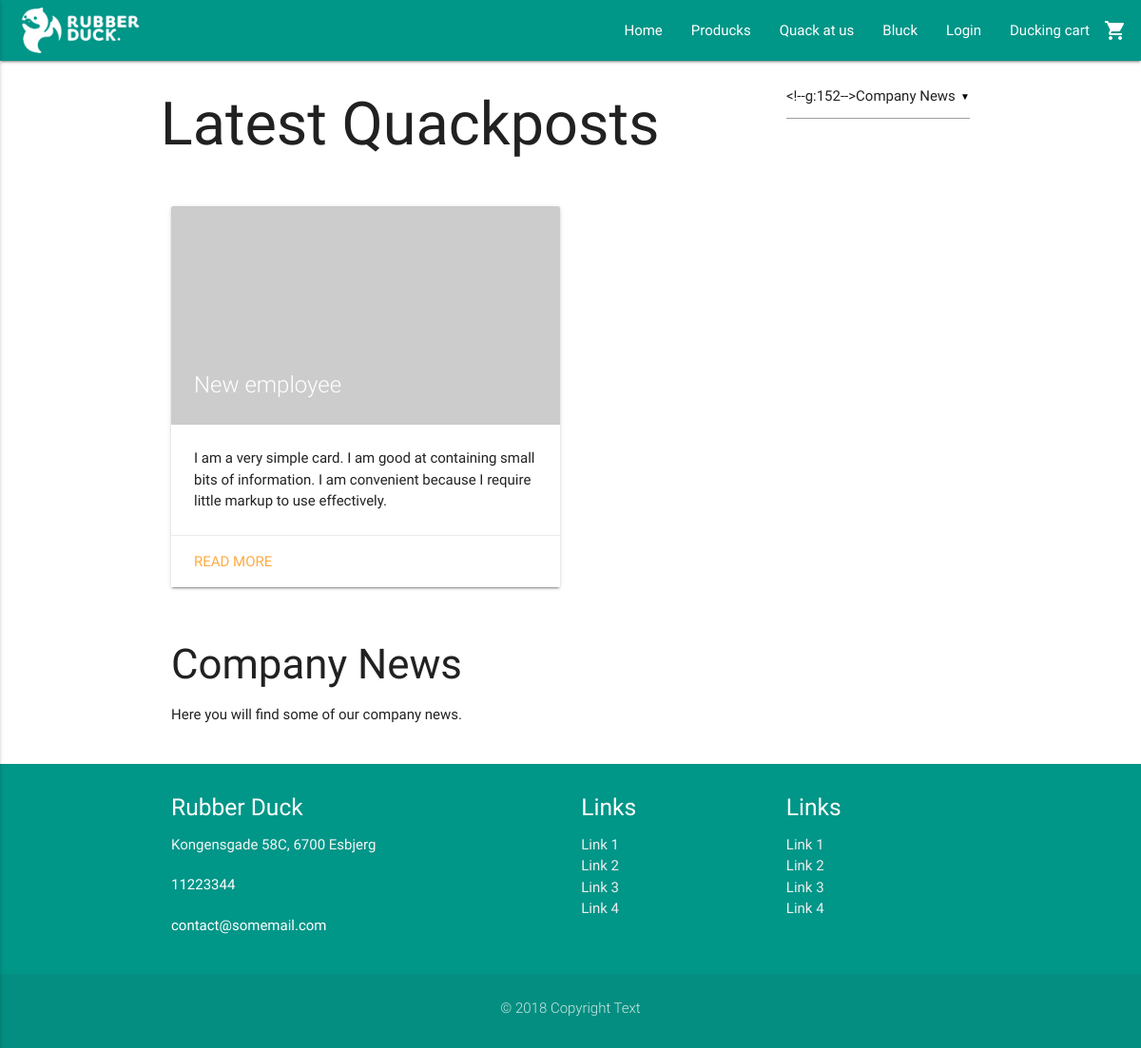
The app's page /blog.php?cat=1, older data.
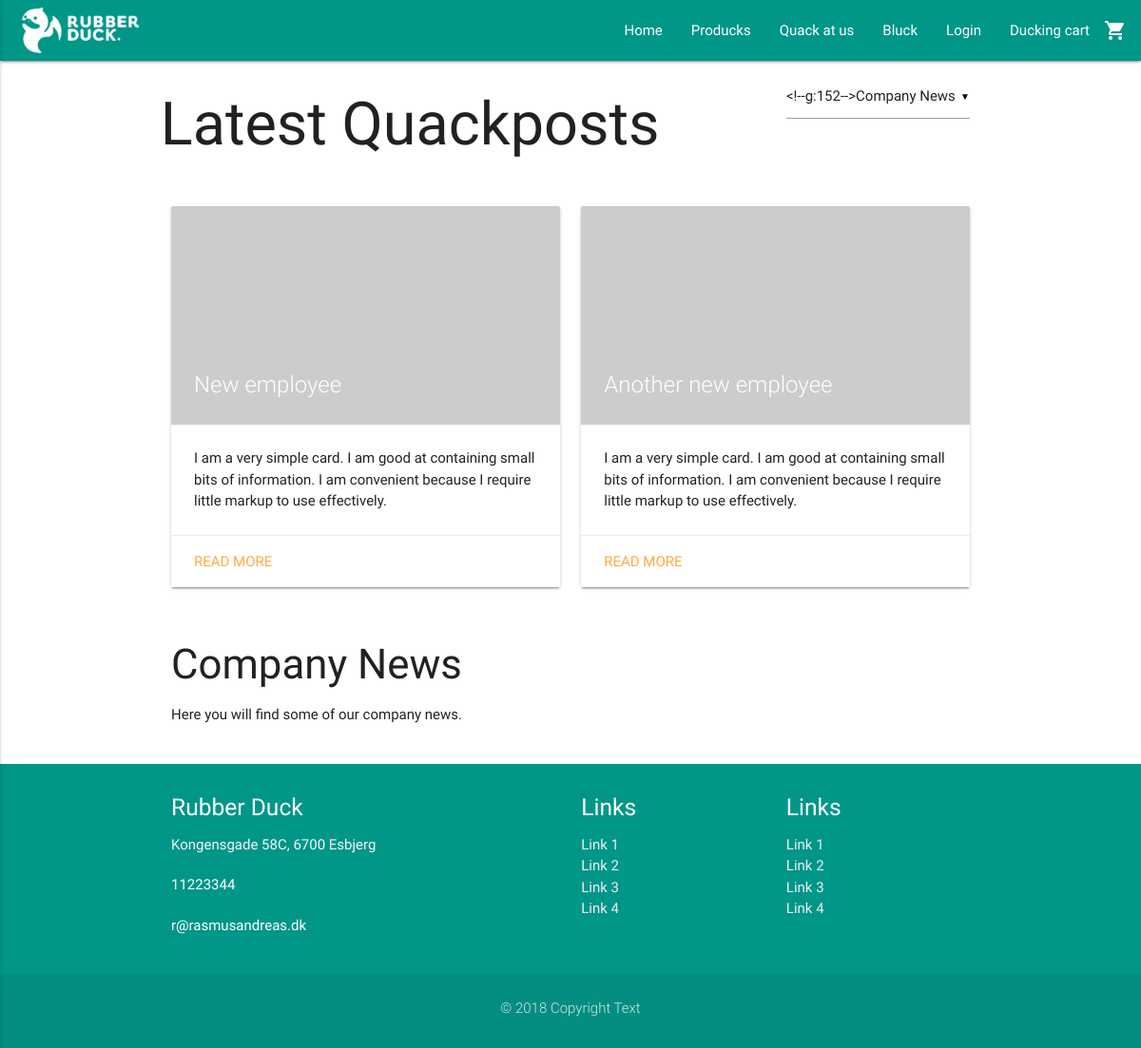
The same page, newer data.
### tables this page shows
CREATE TABLE BasicPageInfo (
  CVR int NOT NULL PRIMARY KEY,
  LogoURL varchar(255) NOT NULL,
  ShopName varchar(255) NOT NULL,
  MinimumDelivery int NULL,
  AboutUsText varchar(255) NULL,
  Email varchar(255) NULL,
  Phone int NULL,
  Street varchar(255) NULL,
  HouseNumber varchar(255) NULL,
  ZipCode int(20) NOT NULL  
);

CREATE TABLE BlogPost (
  BlogPostID int AUTO_INCREMENT NOT NULL PRIMARY KEY,
  Titel varchar(255) NOT NULL,
  SeoTitel varchar(255) NULL,
  MetaDescription varchar(255) NULL,
  BlogContent varchar(255) NOT NULL,
  BlogDate varchar(255) NOT NULL,
  UserEmail varchar(255) NOT NULL,  
  BlogCategoryID int(20) NOT NULL,  
  RelatedProducts int NULL  
);

CREATE TABLE BlogCategory (
  BlogCategoryID int AUTO_INCREMENT NOT NULL PRIMARY KEY,
  CategoryName varchar(255) NOT NULL,
  Description varchar(255) NULL,
  SeoTitel varchar(255) NULL,
  MetaDescription varchar(255) NULL
);

CREATE TABLE ZipCode (
    ZipCode int(20) NOT NULL PRIMARY KEY,
    City varchar(255)
);

### includes/contactDAO.php (called while the page is built, shortened)
<?php
require_once ('connection.php');
    function getPageInfo() {
    global $connection;
        $pageInfo = mysqli_query($connection, "SELECT * FROM `BasicPageInfo`, `ZipCode`");
        $row = mysqli_fetch_assoc($pageInfo);
        return $row;
    }

### includes/loginCustomer/session.php (called while the page is built, shortened)
<?php
	function logged_in() {
		return isset($_SESSION['CustomerEmail']);
	}
?>

### includes/blogDAO.php (called while the page is built, shortened)
<?php
require_once('connection.php');
if (isset($_GET["cat"])) {
  if ($_GET["cat"] != "0") {
    $cat = $_GET["cat"];
    $catResult = mysqli_query($connection, "SELECT * FROM `BlogCategory` WHERE `BlogCategoryID` = $cat");
  }
}
function getAllPosts() {
  global $connection;
  $query = "SELECT * FROM `BlogPost`";
  if (isset($_GET["cat"])) {
    if ($_GET["cat"] != "0") {
      $cat = $_GET["cat"];
      $query = "SELECT * FROM `BlogPost` WHERE `BlogCategoryID` = $cat ";
      $catResult = mysqli_query($connection, "SELECT * FROM `ProductCategory` WHERE `ProductCategoryID` = $cat");
    }
  }
  $blogResult = mysqli_query($connection, $query);
  return $blogResult;
}
?>

### blog.php (the view, shortened to what this page needs)
<?php require_once('includes/header.php');
require_once("includes/blogDAO.php");
?>
  <div class="container">
    <div class="row">
      <h1 class="left">Latest Quackposts</h1>
      <div class="input-field col s12 m3 right">
      </div>
    </div>
    <div class="row">
      <?php
      $blogResult = getAllPosts();
      while($row = mysqli_fetch_array($blogResult)) {
        ?>
        <div class="col s12 m6">
          <div class="card">
            <div class="card-image">
              <img src="http://via.placeholder.com/1920x1080">
              <span class="card-title"><?php echo $row["Titel"]; ?></span>
            </div>
            <div class="card-content">
              <p>I am a very simple card. I am good at containing small bits of information.
              I am convenient because I require little markup to use effectively.</p>
            </div>
            <div class="card-action">
              <a href="post.php?post=<?php echo $row["BlogPostID"] ?>">Read more</a>
            </div>
          </div>
        </div>
      <?php
      }
      ?>
    </div>
    <?php
    if(isset($catResult)) {
      while ($row = mysqli_fetch_array($catResult)) {
    ?>
    <div class="row">
      <div class="col s12 m12">
        <h3><?php echo $row["CategoryName"]; ?></h3>
        <p><?php echo $row["Description"]; ?></p>
      </div>
    </div>
    <?php
      }
    }
    ?>
  </div>
<?php require_once('includes/footer.php') ?>

### includes/header.php (shortened to what this page needs)
<?php
require_once("includes/connection.php");
require_once("includes/loginCustomer/session.php");
require_once("contactDAO.php");
$pageInfo = getPageInfo();
?>
<!DOCTYPE html>
  <html>
    <html lang="da-DK">
    <head>
      <link type="text/css" rel="stylesheet" href="css/materialize.min.css"  media="screen,projection"/>
      <link type="text/css" rel="stylesheet" href="css/custom/custom.css" />
      <link type="text/css" rel="stylesheet" href="nouislider/nouislider.css" />
    </head>
    <body>
      <nav class="teal">
        <div class="nav-wrapper">
          <a href="index.php" class="brand-logo"><img class="responsive-img" style="max-height: 64px!important; padding: 4px 0!important;" src="<?php echo $pageInfo["LogoURL"]; ?>"></a>
          <ul class="right hide-on-med-and-down">
            <li><a href="index.php">Home</a></li>
            <li><a href="products.php">Producks</a></li>
            <li><a href="contact.php">Quack at us</a></li>
            <li><a href="blog.php">Bluck</a></li>
            <?php
              if (logged_in() == true) {
            ?>
            <li><a class="dropdown-button" href="" data-activates="dropdown1"><?php echo $_SESSION["FirstName"]; ?><i class="material-icons right">arrow_drop_down</i></a></li>
            <?php
              } else {
            ?>
            <li><a href="login.php">Login</a></li>
            <?php
              }
            ?>
            <li><a href="cart.php">Ducking cart<i class="material-icons right">shopping_cart</i></a></li>
          </ul>
        </div>
      </nav>

### includes/footer.php (shortened to what this page needs)
<?php require_once ('contactDAO.php');
$pageInfo = getPageInfo();
?>
<footer class="page-footer teal">
      <div class="container">
        <div class="row">
          <div class="col s12 m4">
            <h5 class="white-text"><?php echo $pageInfo["ShopName"];?> </h5>
            <p class="grey-text text-lighten-4">
                <?php echo $pageInfo["Street"] . " " . $pageInfo["HouseNumber"] . ", " . $pageInfo["ZipCode"] . " " . $pageInfo["City"]; ?>
            </p>
              <p><?php echo $pageInfo["Phone"] ?></p>
              <p><?php echo $pageInfo["Email"] ?></p>
          </div>
          <div class="col s12 m3 offset-m2">
            <h5 class="white-text">Links</h5>
            <ul>
              <li><a class="grey-text text-lighten-3" href="#!">Link 1</a></li>
              <li><a class="grey-text text-lighten-3" href="#!">Link 2</a></li>
              <li><a class="grey-text text-lighten-3" href="#!">Link 3</a></li>
              <li><a class="grey-text text-lighten-3" href="#!">Link 4</a></li>
            </ul>
          </div>
          <div class="col s12 m3">
            <h5 class="white-text">Links</h5>
            <ul>
              <li><a class="grey-text text-lighten-3" href="#!">Link 1</a></li>
              <li><a class="grey-text text-lighten-3" href="#!">Link 2</a></li>
              <li><a class="grey-text text-lighten-3" href="#!">Link 3</a></li>
              <li><a class="grey-text text-lighten-3" href="#!">Link 4</a></li>
            </ul>
          </div>
        </div>
      </div>
      <div class="footer-copyright">
        <div class="container">
          <p class="center">&copy; 2018 Copyright Text</p>
        </div>
      </div>
    </footer>
  </body>
</html>

### css/custom/custom.css (style rules this page uses)
body { position: relative; }
p { margin-bottom: 20px; }
nav .brand-logo { display: inline-block; padding-left: 20px; }
.brand-logo { display: block; margin-right: 20px; }
footer { margin: 0; }
.responsive-img { cursor: pointer; }

Row changes from the older to the newer data that the page shows:
changed basicpageinfo "Rubber Duck": Email "contact@somemail.com" → "r@rasmusandreas.dk"
added blogpost: Titel "Another new employee"
